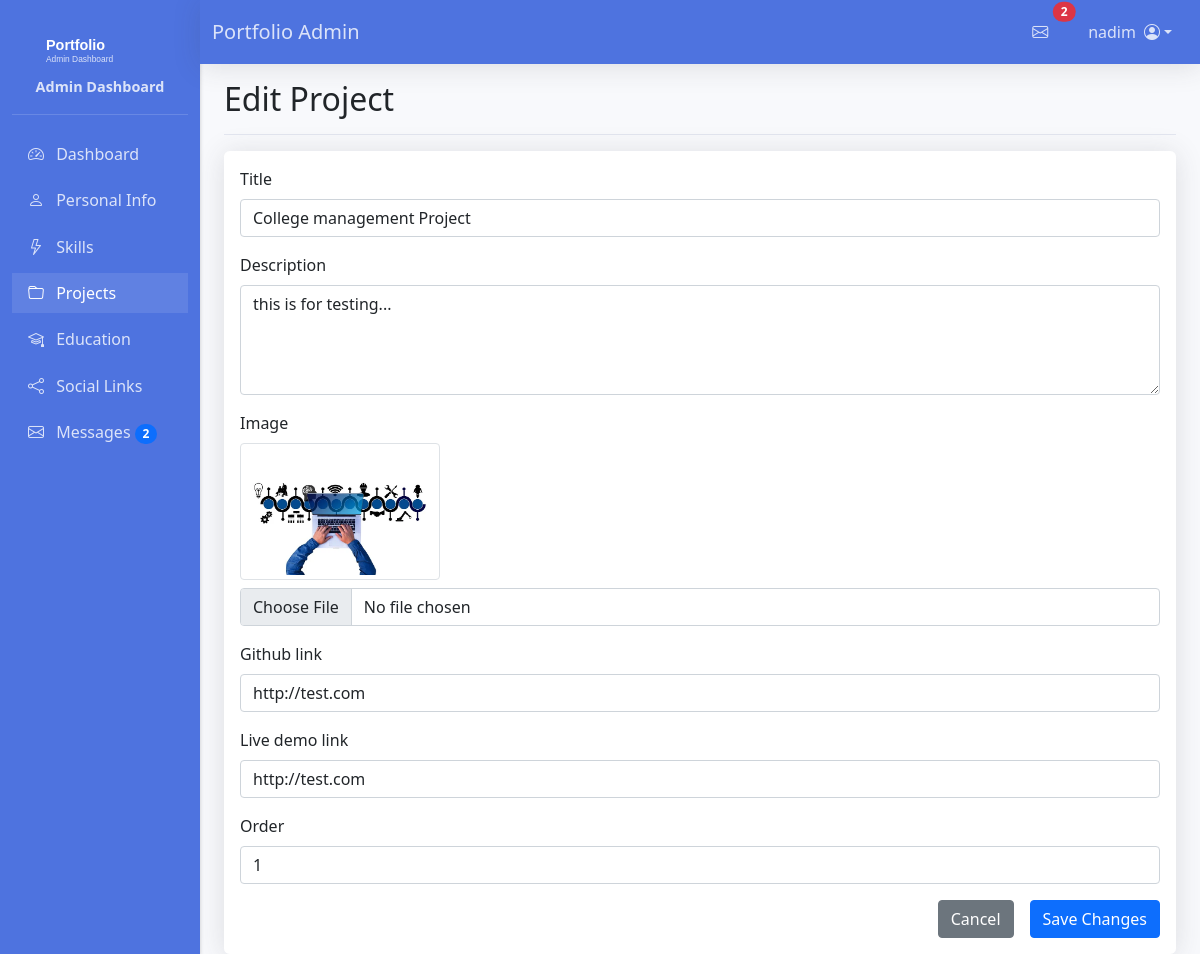
The page /dashboard/projects/1/edit/ (signed in) on the database its author committed.
### portfolio/models.py (models this page shows, shortened)
class Project(models.Model):
    title = models.CharField(max_length=200)
    description = models.TextField()
    image = models.ImageField(upload_to='projects/')
    github_link = models.URLField(blank=True)
    live_demo_link = models.URLField(blank=True)
    order = models.IntegerField(default=0)
    created_at = models.DateTimeField(default=timezone.now)
    updated_at = models.DateTimeField(auto_now=True)
    class Meta:
        ordering = ['-created_at']

### portfolio/views.py (the view)
# urls.py: path('dashboard/projects/<int:pk>/edit/', views.project_edit, name='project_edit'),
@login_required
def project_edit(request, pk):
    project = get_object_or_404(Project, pk=pk)
    if request.method == 'POST':
        form = ProjectForm(request.POST, request.FILES, instance=project)
        if form.is_valid():
            form.save()
            messages.success(request, 'Project updated successfully!')
            return redirect('portfolio:project_list')
    else:
        form = ProjectForm(instance=project)
    return render(request, 'portfolio/admin/project_form.html', {'form': form})

### portfolio/forms.py
class ProjectForm(forms.ModelForm):
    class Meta:
        model = Project
        fields = ['title', 'description', 'image', 'github_link', 'live_demo_link', 'order']
        widgets = {
            'description': forms.Textarea(attrs={'rows': 4}),
            'image': forms.FileInput(attrs={'accept': 'image/*'}),
        }

### portfolio/context_processors.py (called while the page is built)
def unread_messages(request):
    if request.user.is_authenticated:
        unread_count = ContactMessage.objects.filter(is_read=False).count()
        recent_unread_messages = ContactMessage.objects.filter(is_read=False).order_by('-created_at')[:5]
        return {
            'unread_count': unread_count,
            'recent_messages': recent_unread_messages
        }
    return {
        'unread_count': 0,
        'recent_messages': []
    }

### portfolio/templates/portfolio/admin/project_form.html (shortened to what this page needs)
{% extends 'portfolio/admin/base_admin.html' %}
{% block page_title %}
{% if form.instance.pk %}Edit Project{% else %}Add Project{% endif %}
{% endblock %}
{% block admin_content %}
<div class="card">
    <div class="card-body">
        <form method="post" enctype="multipart/form-data" class="needs-validation" novalidate>
            {% for field in form %}
            <div class="mb-3">
                <label for="{{ field.id_for_label }}" class="form-label">{{ field.label }}</label>
                {% if field.name == 'description' %}
                    <textarea name="{{ field.name }}"
                              id="{{ field.id_for_label }}"
                              class="form-control {% if field.errors %}is-invalid{% endif %}"
                              rows="4"
                              {% if field.field.required %}required{% endif %}>{{ field.value|default:'' }}</textarea>
                {% elif field.name == 'image' %}
                    {% if form.instance.image %}
                    <div class="mb-2">
                        <img src="{{ form.instance.image.url }}" alt="Current image"
                             class="img-thumbnail" style="max-width: 200px;">
                    </div>
                    {% endif %}
                    <input type="file"
                           name="{{ field.name }}"
                           id="{{ field.id_for_label }}"
                           class="form-control {% if field.errors %}is-invalid{% endif %}"
                           accept="image/*"
                           {% if not form.instance.pk %}required{% endif %}>
                {% else %}
                    <input type="{{ field.field.widget.input_type }}"
                           name="{{ field.name }}"
                           id="{{ field.id_for_label }}"
                           value="{{ field.value|default:'' }}"
                           class="form-control {% if field.errors %}is-invalid{% endif %}"
                           {% if field.field.required %}required{% endif %}>
                {% endif %}
            </div>
            {% endfor %}
            <div class="d-grid gap-2 d-md-flex justify-content-md-end">
                <a href="{% url 'portfolio:project_list' %}" class="btn btn-secondary me-md-2">Cancel</a>
                <button type="submit" class="btn btn-primary">
                    {% if form.instance.pk %}Save Changes{% else %}Add Project{% endif %}
                </button>
            </div>
        </form>
    </div>
</div>
{% endblock %}

### portfolio/templates/portfolio/admin/base_admin.html (shortened to what this page needs)
{% load static %}
<!DOCTYPE html>
<html lang="en">
<head>
    <link href="https://cdn.jsdelivr.net/npm/bootstrap@5.1.3/dist/css/bootstrap.min.css" rel="stylesheet">
    <link href="https://cdn.jsdelivr.net/npm/bootstrap-icons@1.8.1/font/bootstrap-icons.css" rel="stylesheet">
</head>
<body>
    {% if user.is_authenticated and request.path|slice:":10" == '/dashboard' %}
    <nav class="navbar navbar-expand-lg navbar-light bg-white fixed-top">
        <div class="container-fluid">
            <a class="navbar-brand mx-auto mx-md-0" href="{% url 'portfolio:admin_dashboard' %}">
                Portfolio Admin
            </a>
            <div class="d-flex align-items-center order-lg-2">
                {% if user.is_authenticated %}
                <div class="nav-item dropdown me-2">
                    <a class="nav-link position-relative" href="#" id="messagesDropdown" role="button" data-bs-toggle="dropdown" data-bs-auto-close="outside" aria-expanded="false">
                        <i class="bi bi-envelope"></i>
                        {% if unread_count > 0 %}
                            <span class="position-absolute top-0 start-100 translate-middle badge rounded-pill bg-danger">
                                {{ unread_count }}
                            </span>
                        {% endif %}
                    </a>
                </div>
                <div class="nav-item dropdown">
                    <a class="nav-link dropdown-toggle d-flex align-items-center" href="#" role="button" id="userDropdown" data-bs-toggle="dropdown" aria-expanded="false">
                        <span class="d-none d-lg-inline me-2">{{ request.user.username }}</span>
                        <i class="bi bi-person-circle"></i>
                    </a>
                </div>
                {% endif %}
            </div>
        </div>
    </nav>
    {% endif %}
{% block content %}
{% if user.is_authenticated %}
<div class="container-fluid">
    <div class="row">
        <nav id="sidebar" class="col-md-3 col-lg-2 d-md-block sidebar">
            <div class="position-sticky pt-3">
                <div class="sidebar-brand">
                    <img src="{% static 'portfolio/img/logo.svg' %}" alt="Portfolio Logo">
                    <span class="sidebar-brand-text">Admin Dashboard</span>
                </div>
                <ul class="nav flex-column">
                    <li class="nav-item">
                        <a class="nav-link {% if request.resolver_match.url_name == 'admin_dashboard' %}active{% endif %}"
                           href="{% url 'portfolio:admin_dashboard' %}">
                            <i class="bi bi-speedometer2"></i> Dashboard
                        </a>
                    </li>
                    <li class="nav-item">
                        <a class="nav-link {% if 'personal-info' in request.path %}active{% endif %}"
                           href="{% url 'portfolio:personal_info_edit' %}">
                            <i class="bi bi-person"></i> Personal Info
                        </a>
                    </li>
                    <li class="nav-item">
                        <a class="nav-link {% if 'skills' in request.path %}active{% endif %}"
                           href="{% url 'portfolio:skill_list' %}">
                            <i class="bi bi-lightning"></i> Skills
                        </a>
                    </li>
                    <li class="nav-item">
                        <a class="nav-link {% if 'projects' in request.path %}active{% endif %}"
                           href="{% url 'portfolio:project_list' %}">
                            <i class="bi bi-folder"></i> Projects
                        </a>
                    </li>
                    <li class="nav-item">
                        <a class="nav-link {% if 'education' in request.path %}active{% endif %}"
                           href="{% url 'portfolio:education_list' %}">
                            <i class="bi bi-mortarboard"></i> Education
                        </a>
                    </li>
                    <li class="nav-item">
                        <a class="nav-link {% if 'social-links' in request.path %}active{% endif %}"
                           href="{% url 'portfolio:social_link_list' %}">
                            <i class="bi bi-share"></i> Social Links
                        </a>
                    </li>
                    <li class="nav-item">
                        <a class="nav-link {% if request.resolver_match.url_name == 'message_list' %}active{% endif %}"
                           href="{% url 'portfolio:message_list' %}">
                            <i class="bi bi-envelope"></i>
                            Messages
                            {% if unread_count > 0 %}
                            <span class="badge bg-primary rounded-pill">{{ unread_count }}</span>
                            {% endif %}
                        </a>
                    </li>
                </ul>
            </div>
        </nav>
        <main class="col-md-9 ms-sm-auto col-lg-10 px-md-4">
            <div class="d-flex justify-content-between flex-wrap flex-md-nowrap align-items-center pt-3 pb-2 mb-3 border-bottom">
                <h1 class="h2">{% block page_title %}{% endblock %}</h1>
            </div>
            {% block admin_content %}{% endblock %}
        </main>
    </div>
</div>
{% else %}
<div class="container mt-5">
    <div class="alert alert-warning">
        Please <a href="{% url 'login' %}">log in</a> to access the admin dashboard.
    </div>
</div>
{% endif %}
{% endblock %}
</body>
</html>

### rows shown on the page
Project: title "College management Project" "http://test.com" "http://test.com", description "this is for testing...", instance.image (picture)

### other values the page prints
{{ unread_count }} "2"
{{ request.user.username }} "nadim"
{{ field.label }} "Title" "Description" "Image" "Github link" "Live demo link" "Order"
